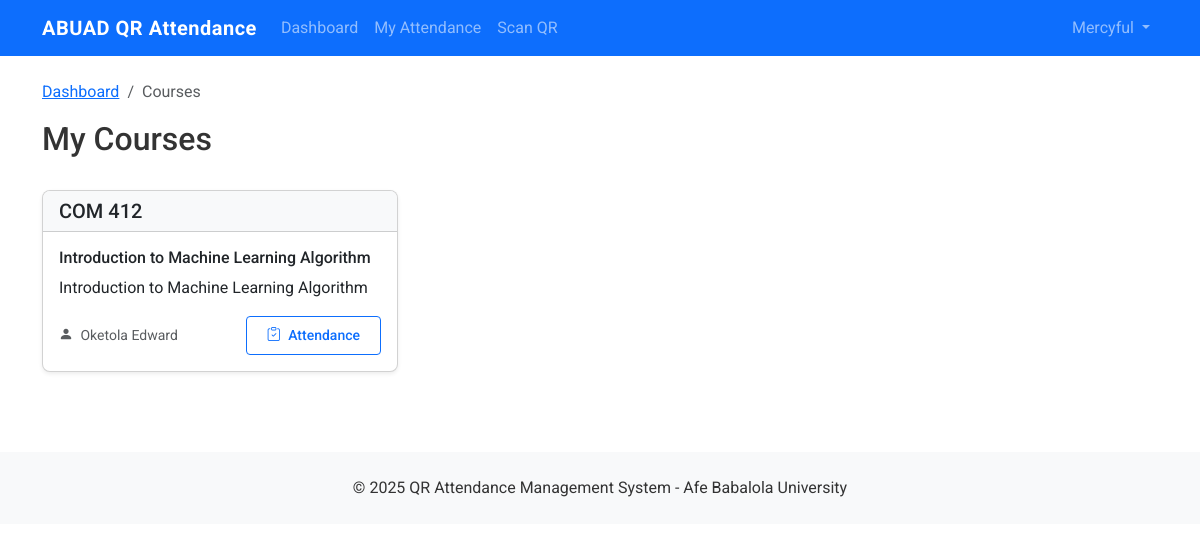
The app's page /courses/ (signed in) with its own data.
### accounts/models.py (models this page shows, shortened)
class User(AbstractUser):
    USER_TYPE_CHOICES = (
        ('admin', 'Admin'),
        ('lecturer', 'Lecturer'),
        ('student', 'Student'),
    )
    user_type = models.CharField(max_length=10, choices=USER_TYPE_CHOICES, default='student')
    department = models.CharField(max_length=100, blank=True, null=True)
    matric_number = models.CharField(max_length=20, blank=True, null=True)
    profile_picture = models.ImageField(upload_to='profile_pics/', blank=True, null=True)

### core/models.py (models this page shows, shortened)
class Course(models.Model):
    code = models.CharField(max_length=20, unique=True)
    title = models.CharField(max_length=200)
    description = models.TextField(blank=True, null=True)
    lecturer = models.ForeignKey(
        settings.AUTH_USER_MODEL,
        on_delete=models.CASCADE,
        related_name='courses',
        limit_choices_to={'user_type': 'lecturer'}
    )
    students = models.ManyToManyField(
        settings.AUTH_USER_MODEL,
        related_name='enrolled_courses',
        limit_choices_to={'user_type': 'student'},
        blank=True
    )
    created_at = models.DateTimeField(auto_now_add=True)
    updated_at = models.DateTimeField(auto_now=True)
    is_active = models.BooleanField(default=True)  # Add this line
    class Meta:
        ordering = ['code']

### core/views.py (the view)
# urls.py: path('courses/', views.course_list, name='course_list'),
@login_required
def course_list(request):
    user = request.user
    if user.user_type == 'lecturer':
        courses = Course.objects.filter(lecturer=user)
    elif user.user_type == 'student':
        courses = user.enrolled_courses.all()
    elif user.user_type == 'admin':
        courses = Course.objects.all()
    else:
        courses = []
    return render(request, 'core/course_list.html', {'courses': courses})

### templates/core/course_list.html (shortened to what this page needs)
{% extends 'base.html' %}
{% load django_bootstrap5 %}
{% block content %}
<div class="row">
    <div class="col-md-12 mb-4">
        <nav aria-label="breadcrumb">
            <ol class="breadcrumb">
                <li class="breadcrumb-item"><a href="{% url 'dashboard' %}">Dashboard</a></li>
                <li class="breadcrumb-item active" aria-current="page">Courses</li>
            </ol>
        </nav>
        <div class="d-flex justify-content-between align-items-center">
            <h2>My Courses</h2>
        </div>
    </div>
</div>
<div class="row">
    {% if courses %}
        {% for course in courses %}
        <div class="col-md-6 col-lg-4 mb-4">
            <div class="card h-100 shadow-sm">
                <div class="card-header bg-light">
                    <h5 class="mb-0">{{ course.code }}</h5>
                </div>
                <div class="card-body">
                    <h6 class="card-title">{{ course.title }}</h6>
                    <p class="card-text">{{ course.description|truncatewords:20 }}</p>
                    <div class="d-flex justify-content-between align-items-center mt-3">
                        <small class="text-muted">
                            {% if user.user_type == 'student' %}
                                <i class="bi bi-person-fill me-1"></i> {{ course.lecturer.get_full_name }}
                            {% else %}
                                <i class="bi bi-people-fill me-1"></i> {{ course.students.count }} Students
                            {% endif %}
                        </small>
                        <div>
                            <a href="{% url 'attendance_list' %}?course={{ course.id }}" class="btn btn-sm btn-outline-primary">
                                <i class="bi bi-clipboard-check me-1"></i> Attendance
                            </a>
                        </div>
                    </div>
                </div>
            </div>
        </div>
        {% endfor %}
    {% endif %}
</div>
{% endblock %}

### templates/base.html (shortened to what this page needs)
{% load django_bootstrap5 %}
{% load static %}
<!DOCTYPE html>
<html lang="en">
<head>
    {% bootstrap_css %}
    <link rel="stylesheet" href="https://cdn.jsdelivr.net/npm/bootstrap-icons@1.11.0/font/bootstrap-icons.css">
    <link rel="stylesheet" href="{% static 'css/custom.css' %}">
</head>
<body>
    <nav class="navbar navbar-expand-lg navbar-dark bg-primary">
        <div class="container">
            <a class="navbar-brand" href="/">ABUAD QR Attendance</a>
            <div class="collapse navbar-collapse" id="navbarNav">
                <ul class="navbar-nav me-auto">
                    {% if user.is_authenticated %}
                        <li class="nav-item">
                            <a class="nav-link" href="{% url 'dashboard' %}">Dashboard</a>
                        </li>
                        {% if user.user_type == 'lecturer' %}
                            <li class="nav-item">
                                <a class="nav-link" href="{% url 'course_list' %}">My Courses</a>
                            </li>
                            <li class="nav-item">
                                <a class="nav-link" href="{% url 'generate_qrcode' %}">Generate QR</a>
                            </li>
                        {% elif user.user_type == 'student' %}
                            <li class="nav-item">
                                <a class="nav-link" href="{% url 'attendance_list' %}">My Attendance</a>
                            </li>
                            <li class="nav-item">
                                <a class="nav-link" href="{% url 'scan_qrcode' %}">Scan QR</a>
                            </li>
                        {% endif %}
                    {% endif %}
                </ul>
                <ul class="navbar-nav">
                    {% if user.is_authenticated %}
                        <li class="nav-item dropdown">
                            <a class="nav-link dropdown-toggle" href="#" id="navbarDropdown" role="button" data-bs-toggle="dropdown" aria-expanded="false">
                                {{ user.username }}
                            </a>
                        </li>
                    {% endif %}
                </ul>
            </div>
        </div>
    </nav>
    <div class="container main-content py-4">
        {% block content %}{% endblock %}
    </div>
    <footer class="footer text-center">
        <div class="container">
            <p class="mb-0">&copy; {% now "Y" %} QR Attendance Management System - Afe Babalola University</p>
        </div>
    </footer>
</body>
</html>

### static/css/custom.css (style rules this page uses)
body { font-family: 'Roboto', sans-serif; color: #333; }
.navbar-brand { font-weight: 700; letter-spacing: 0.5px; }
.card { border-radius: 0.5rem; overflow: hidden; transition: all 0.3s ease; }
.card-header { font-weight: 600; }
.btn { border-radius: 0.25rem; padding: 0.5rem 1.25rem; font-weight: 500; }
.footer { background-color: #f8f9fa; padding: 1.5rem 0; margin-top: 2rem; }

### records on screen
User: username "Mercyful"
Course: code "COM 412", title "Introduction to Machine Learning Algorithm", description "Introduction to Machine Learning Algorithm", lecturer.get_full_name "Oketola Edward"
